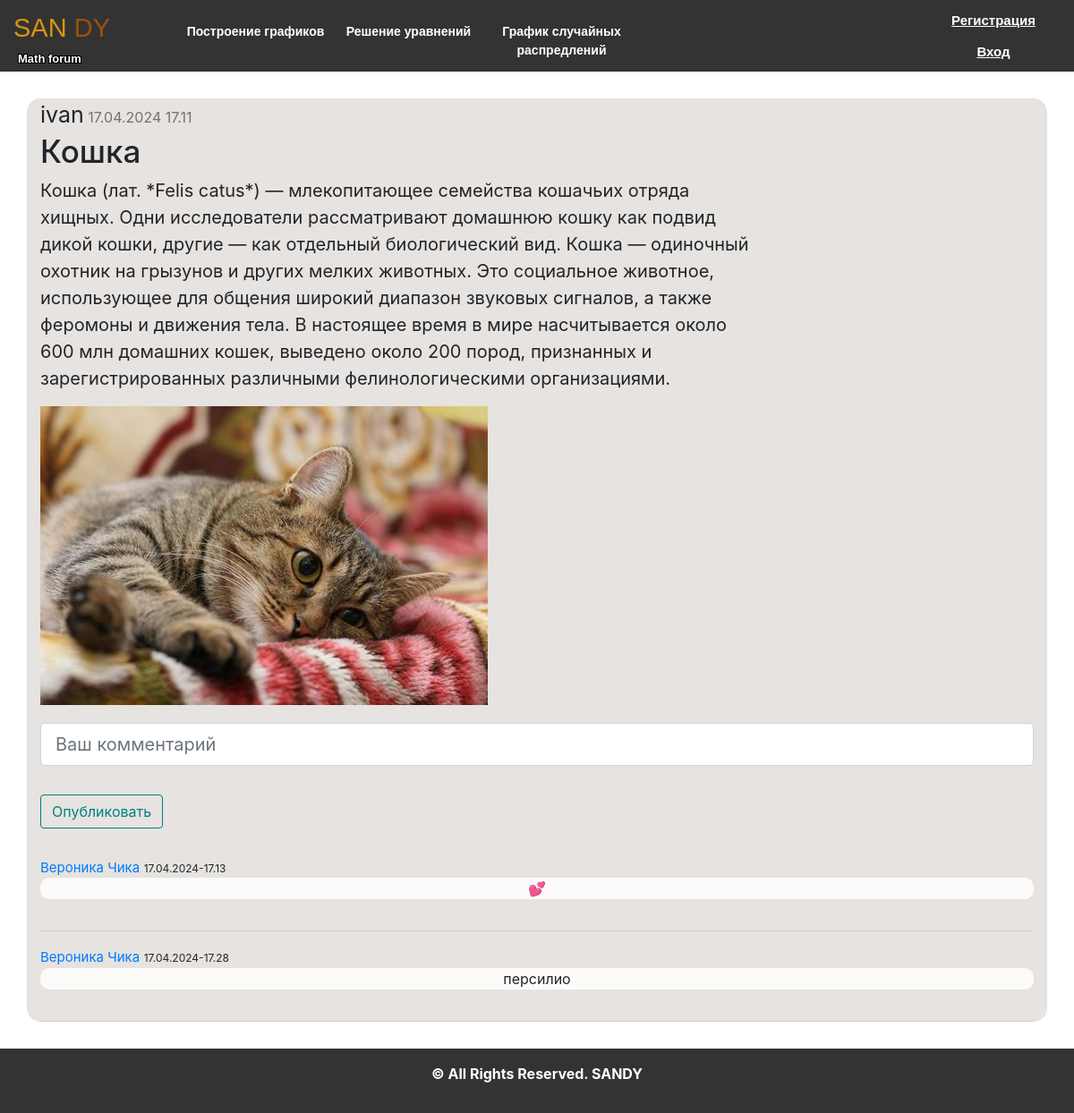
Screenshot of /post/2 with the database file from the repository.
### data/users.py (models this page shows, shortened)
class User(SqlAlchemyBase, UserMixin, SerializerMixin):
    __tablename__ = 'users'
    id = sqlalchemy.Column(sqlalchemy.Integer, primary_key=True, autoincrement=True)
    username = sqlalchemy.Column(sqlalchemy.String, nullable=True)
    email = sqlalchemy.Column(sqlalchemy.String, index=True, unique=True, nullable=True)
    hashed_password = sqlalchemy.Column(sqlalchemy.String, nullable=True)
    post = orm.relationship("Post", back_populates='user')

### data/post.py (models this page shows, shortened)
class Post(SqlAlchemyBase, SerializerMixin):
    __tablename__ = 'posts'
    id = sqlalchemy.Column(sqlalchemy.Integer, primary_key=True, autoincrement=True)
    team_leader = sqlalchemy.Column(sqlalchemy.Integer, sqlalchemy.ForeignKey("users.id"))
    user = orm.relationship('User')
    title = sqlalchemy.Column(sqlalchemy.String, nullable=True)
    posts = sqlalchemy.Column(sqlalchemy.String, nullable=True)
    views = sqlalchemy.Column(sqlalchemy.Integer, default=0)
    image_post = sqlalchemy.Column(sqlalchemy.String(50), nullable=False, default='default.jpg')
    start_date = sqlalchemy.Column(sqlalchemy.DateTime, default=datetime.datetime.now)

### data/comments.py (models this page shows)
class Comments(SqlAlchemyBase, SerializerMixin):
    __tablename__ = 'comments'
    id = sqlalchemy.Column(sqlalchemy.Integer, primary_key=True, autoincrement=True)
    post_id = sqlalchemy.Column(sqlalchemy.Integer, sqlalchemy.ForeignKey("posts.id"))
    user_id = sqlalchemy.Column(sqlalchemy.Integer, sqlalchemy.ForeignKey("users.id"))
    post = orm.relationship('Post')
    user = orm.relationship('User')
    text_com = sqlalchemy.Column(sqlalchemy.String, nullable=True)
    start_date = sqlalchemy.Column(sqlalchemy.DateTime, default=datetime.datetime.now)

### main.py (the view, shortened to what this page needs)
@app.route('/post/<int:post_id>', methods=['GET', 'POST'])
def look_post(post_id):
    db_sess = db_session.create_session()
    form = Comment()
    comments = db_sess.query(Comments).filter(Comments.post_id == post_id).all()
    post = db_sess.query(Post).filter(Post.id == post_id).first()
    if not post:
        abort(404)
    return render_template('post.html', title=post.title, post=post,
                           form_comment=form, comments=comments) # image_file=image_file,

### forms/post_forms.py
class Comment(FlaskForm):
    text = StringField('Ваш комментарий', validators=[DataRequired()])
    submit = SubmitField('Опубликовать')

### data/db_session.py (called while the page is built)
def create_session() -> Session:
    global __factory
    return __factory()

### templates/post.html (shortened to what this page needs)
{% extends "base.html" %}
{% block content %}
<form action="" method="post">
<div class="container">
    <div class="ava-time">
        <a id="ava">{{post.user.username}}</a> <a id="time">{{post.start_date.strftime('%d.%m.%Y %H.%M')}}</a>
    </div>
    <center class="text-body">
        <h2 class="article-title" align="left"> {{ post.title|safe }}</h2>
        <p class="article-content" align="left" >{{ post.posts|safe}}</p>
        <img src="{{ url_for('static', filename='img/'  + 'post_images/' + post.image_post) }}" alt=""><br>
    </center>
    <div class="content_comment">
        <form method="POST" action="{{url_for('look_post', post_id=post.id)}}">
            <fieldset class="form-group">
                <div class="form-group">
                    {{ form_comment.text(class="form-control form-control-lg", placeholder="Ваш комментарий") }}
                </div>
            </fieldset>
            <div class="form-group">
                {{ form_comment.submit(class="btn btn-outline-info") }}
            </div>
        </form>
    </div>
    <div class="comment_side">
        {% for item in comments %}
            <div class="single_comment">
                <div class="head_comment">
                    <div class="left_comment_side">
                        <a href="#" id="name-p">{{ item.user.username }}</a>
                        <a class="right_comment_side">{{ item.start_date.strftime('%d.%m.%Y-%H.%M') }}</a>
                    </div>
                </div>
                <div class="body_comment" style="margin-bottom: 35px;">
                    <a>{{ item.text_com }}</a>
                </div>
                <hr />
            </div>
        {% endfor %}
    </div>
</div>
</form>
{% endblock %}

### templates/base.html (shortened to what this page needs)
<!doctype html>
<html lang="en">
  <head>
    <link rel="stylesheet" href="/static/css/style.css">
    <link rel="stylesheet" href="https://cdn.jsdelivr.net/npm/bootstrap-icons@1.11.3/font/bootstrap-icons.min.css">
    <link rel="stylesheet"
          href="https://stackpath.bootstrapcdn.com/bootstrap/4.4.1/css/bootstrap.min.css"
>
    <link href='https://unpkg.com/boxicons@2.1.4/css/boxicons.min.css' rel='stylesheet'>
  </head>
  <body>
    <div id="block-body">
      <header>
        <div class="logo">
          <a href="/" style="text-decoration: none">
            <span class="use">SAN</span>
            <span class="web">DY</span>
          </a>
          <p>Math forum</p>
        </div>
        <div class="top-menu">
          <ul>
            <li><a href="/graf">Построение графиков</a></li>
            <li><a href="/uravn">Решение уравнений</a></li>
            <li><a href="/raspr">График случайных распредлений</a></li>
          </ul>
        </div>
        <div class="block-top-auth">
          {% if current_user.is_authenticated %}
          <a class="nikname" href="/logout" title="log out">{{ current_user.username }}</a></p>
          {% else %}
          <p><a href="/register" >Регистрация</a></p>
          <p><a href="/login" >Вход</a></p>
          {% endif %}
        </div>
      </header>
    </div>
    <main>
      {% block content %}
      {% endblock %}
    </main>
    <footer class="page-footer">
      <p><b>© All Rights Reserved. SANDY</b></p>
    </footer>
  </body>
</html>

### static/css/style.css (style rules this page uses)
* { margin: 0; padding: 0; }
body { background-image: url("../img/white-needle.png"); }
#block-body { width: 100%; height: auto; }
header { width: screen width; height: 80px; background-color: #333; }
.logo { width: 200px; float: left; height: 80px; }
.logo a { display: block; margin-left: 15px; margin-top: 10px; font-family: "Exo2-Bold", sans-serif; font-size: 29px; color: #b2aeb2; text-decoration: none; cursor: pointer; }
.use { color: #db9411; }
.web { color: hsl(29, 85%, 33%); }
.logo p { margin-left: 20px; margin-top: 2px; margin-bottom: 5px; font-family: "Exo2-Medium", sans-serif; font-size: 13px; color: white; font-weight: 800; text-shadow: -1px -1px 0 #000, 1px -1px 0 #000, -1px 1px 0 #000, 1px 1px 0 #000; }
.top-menu { width: screen width; height: 80px; float: left; }
.top-menu ul li { list-style: none; float: left; text-align: center; }
.top-menu ul li a { display: block; width: 171px; text-decoration: none; font-family: "Exo2-Medium", sans-serif; font-size: 14px; color: white; height: 80px; padding-top: 25px; cursor: pointer; font-weight: 550; border-radius: 20px; }
.block-top-auth { width: 100px; float: right; margin-right: 40px; height: 80px; }
.block-top-auth p { margin-top: 10px; text-align: center; margin-bottom: 10px; }
.block-top-auth a { text-decoration: none; color: white; font-family: "Exo2-Medium", sans-serif; font-size: 15px; font-weight: 700; text-decoration: underline; cursor: pointer; }
.page-footer { padding: 1rem; background: #333; color: #fff; text-align: center; }
body { display: flex; flex-direction: column; }
html, body { min-height: 100vh; }
main { flex-grow: 1; }
footer { flex-grow: 0; }
.container { margin: 30px; border: 10px; background-color: #e6e3e0; border-radius: 15px; }
.ava-time { text-align: left; }
.ava-time #time { color: #727272; }
.ava-time #ava { font-size: 25px; }
.text-body { max-width: 800px; text-align: left; }
.text-body h2 { font-size: 35px; }
.text-body p { font-size: 20px; }
.right_comment_side { font-size: 12px; }
#name-p { font-size: 15px; }
.body_comment { background-color: #fcfbfa; border-radius: 10px; text-align: center; }
.form-control { margin-bottom: 0px; }
.form-group .btn { margin-top: 0%; margin-bottom: 15px; }
.content_comment { margin-top: 20px; }
.content_comment .form-group .btn { color: teal; border-color: teal; }

### rows the page displays
User: user.username "ivan"
Post: start_date "17.04.2024 17.11", title "Кошка", posts "Кошка (лат. *Felis catus*) — млекопитающее семейства кошачьих отряда хищных. Одни исследователи рассматривают домашнюю кошку как подвид дикой кошки, другие — как отдельный биологический вид. Кошка — одиночный охотник на грызунов и других мелких животных. Это социальное животное, использующее для общения широкий диапазон звуковых сигналов, а также феромоны и движения тела. В настоящее время в мире насчитывается около 600 млн домашних кошек, выведено около 200 пород, признанных и зарегистрированных различными фелинологическими организациями.", image_post (picture)
Comments: user.username "Вероника Чика", start_date "17.04.2024-17.13", text_com "💕"
Comments: user.username "Вероника Чика", start_date "17.04.2024-17.28", text_com "персилио"
